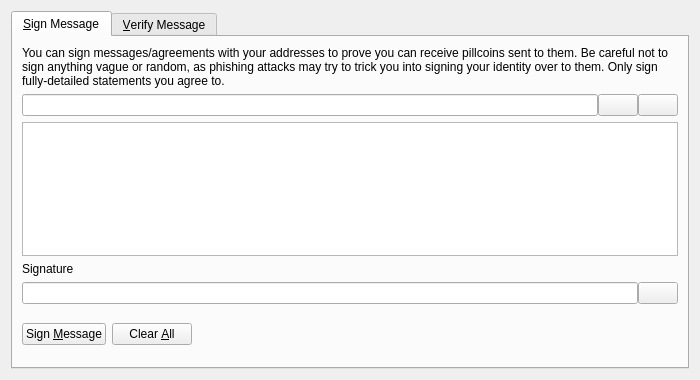
<?xml version="1.0" encoding="UTF-8"?>
<ui version="4.0">
 <class>SignVerifyMessageDialog</class>
 <widget class="QDialog" name="SignVerifyMessageDialog">
  <property name="geometry">
   <rect>
    <x>0</x>
    <y>0</y>
    <width>700</width>
    <height>380</height>
   </rect>
  </property>
  <property name="windowTitle">
   <string>Signatures - Sign / Verify a Message</string>
  </property>
  <property name="modal">
   <bool>true</bool>
  </property>
  <layout class="QVBoxLayout" name="verticalLayout">
   <item>
    <widget class="QTabWidget" name="tabWidget">
     <property name="currentIndex">
      <number>0</number>
     </property>
     <widget class="QWidget" name="tabSignMessage">
      <attribute name="title">
       <string>&amp;Sign Message</string>
      </attribute>
      <layout class="QVBoxLayout" name="verticalLayout_SM">
       <item>
        <widget class="QLabel" name="infoLabel_SM">
         <property name="text">
          <string>You can sign messages/agreements with your addresses to prove you can receive pillcoins sent to them. Be careful not to sign anything vague or random, as phishing attacks may try to trick you into signing your identity over to them. Only sign fully-detailed statements you agree to.</string>
         </property>
         <property name="textFormat">
          <enum>Qt::PlainText</enum>
         </property>
         <property name="wordWrap">
          <bool>true</bool>
         </property>
        </widget>
       </item>
       <item>
        <layout class="QHBoxLayout" name="horizontalLayout_1_SM">
         <property name="spacing">
          <number>0</number>
         </property>
         <item>
          <widget class="QValidatedLineEdit" name="addressIn_SM">
           <property name="toolTip">
            <string>The Pillcoin address to sign the message with</string>
           </property>
          </widget>
         </item>
         <item>
          <widget class="QPushButton" name="addressBookButton_SM">
           <property name="toolTip">
            <string>Choose previously used address</string>
           </property>
           <property name="text">
            <string/>
           </property>
           <property name="icon">
            <iconset resource="../bitcoin.qrc">
             <normaloff>:/icons/address-book</normaloff>:/icons/address-book</iconset>
           </property>
           <property name="shortcut">
            <string>Alt+A</string>
           </property>
           <property name="autoDefault">
            <bool>false</bool>
           </property>
          </widget>
         </item>
         <item>
          <widget class="QPushButton" name="pasteButton_SM">
           <property name="toolTip">
            <string>Paste address from clipboard</string>
           </property>
           <property name="text">
            <string/>
           </property>
           <property name="icon">
            <iconset resource="../bitcoin.qrc">
             <normaloff>:/icons/editpaste</normaloff>:/icons/editpaste</iconset>
           </property>
           <property name="shortcut">
            <string>Alt+P</string>
           </property>
           <property name="autoDefault">
            <bool>false</bool>
           </property>
          </widget>
         </item>
        </layout>
       </item>
       <item>
        <widget class="QPlainTextEdit" name="messageIn_SM">
         <property name="toolTip">
          <string>Enter the message you want to sign here</string>
         </property>
        </widget>
       </item>
       <item>
        <widget class="QLabel" name="signatureLabel_SM">
         <property name="text">
          <string>Signature</string>
         </property>
         <property name="textFormat">
          <enum>Qt::PlainText</enum>
         </property>
        </widget>
       </item>
       <item>
        <layout class="QHBoxLayout" name="horizontalLayout_2_SM">
         <property name="spacing">
          <number>0</number>
         </property>
         <item>
          <widget class="QLineEdit" name="signatureOut_SM">
           <property name="font">
            <font>
             <italic>true</italic>
            </font>
           </property>
           <property name="readOnly">
            <bool>true</bool>
           </property>
          </widget>
         </item>
         <item>
          <widget class="QPushButton" name="copySignatureButton_SM">
           <property name="toolTip">
            <string>Copy the current signature to the system clipboard</string>
           </property>
           <property name="text">
            <string/>
           </property>
           <property name="icon">
            <iconset resource="../bitcoin.qrc">
             <normaloff>:/icons/editcopy</normaloff>:/icons/editcopy</iconset>
           </property>
           <property name="autoDefault">
            <bool>false</bool>
           </property>
          </widget>
         </item>
        </layout>
       </item>
       <item>
        <layout class="QHBoxLayout" name="horizontalLayout_3_SM">
         <item>
          <widget class="QPushButton" name="signMessageButton_SM">
           <property name="toolTip">
            <string>Sign the message to prove you own this Pillcoin address</string>
           </property>
           <property name="text">
            <string>Sign &amp;Message</string>
           </property>
           <property name="icon">
            <iconset resource="../bitcoin.qrc">
             <normaloff>:/icons/edit</normaloff>:/icons/edit</iconset>
           </property>
           <property name="autoDefault">
            <bool>false</bool>
           </property>
          </widget>
         </item>
         <item>
          <widget class="QPushButton" name="clearButton_SM">
           <property name="toolTip">
            <string>Reset all sign message fields</string>
           </property>
           <property name="text">
            <string>Clear &amp;All</string>
           </property>
           <property name="icon">
            <iconset resource="../bitcoin.qrc">
             <normaloff>:/icons/remove</normaloff>:/icons/remove</iconset>
           </property>
           <property name="autoDefault">
            <bool>false</bool>
           </property>
          </widget>
         </item>
         <item>
          <spacer name="horizontalSpacer_1_SM">
           <property name="orientation">
            <enum>Qt::Horizontal</enum>
           </property>
           <property name="sizeHint" stdset="0">
            <size>
             <width>40</width>
             <height>48</height>
            </size>
           </property>
          </spacer>
         </item>
         <item>
          <widget class="QLabel" name="statusLabel_SM">
           <property name="font">
            <font>
             <weight>75</weight>
             <bold>true</bold>
            </font>
           </property>
           <property name="text">
            <string/>
           </property>
           <property name="wordWrap">
            <bool>true</bool>
           </property>
          </widget>
         </item>
         <item>
          <spacer name="horizontalSpacer_2_SM">
           <property name="orientation">
            <enum>Qt::Horizontal</enum>
           </property>
           <property name="sizeHint" stdset="0">
            <size>
             <width>40</width>
             <height>48</height>
            </size>
           </property>
          </spacer>
         </item>
        </layout>
       </item>
      </layout>
     </widget>
     <widget class="QWidget" name="tabVerifyMessage">
      <attribute name="title">
       <string>&amp;Verify Message</string>
      </attribute>
      <layout class="QVBoxLayout" name="verticalLayout_VM">
       <item>
        <widget class="QLabel" name="infoLabel_VM">
         <property name="text">
          <string>Enter the receiver's address, message (ensure you copy line breaks, spaces, tabs, etc. exactly) and signature below to verify the message. Be careful not to read more into the signature than what is in the signed message itself, to avoid being tricked by a man-in-the-middle attack. Note that this only proves the signing party receives with the address, it cannot prove sendership of any transaction!</string>
         </property>
         <property name="textFormat">
          <enum>Qt::PlainText</enum>
         </property>
         <property name="alignment">
          <set>Qt::AlignLeading|Qt::AlignLeft|Qt::AlignTop</set>
         </property>
         <property name="wordWrap">
          <bool>true</bool>
         </property>
        </widget>
       </item>
       <item>
        <layout class="QHBoxLayout" name="horizontalLayout_1_VM">
         <property name="spacing">
          <number>0</number>
         </property>
         <item>
          <widget class="QValidatedLineEdit" name="addressIn_VM">
           <property name="toolTip">
            <string>The Pillcoin address the message was signed with</string>
           </property>
          </widget>
         </item>
         <item>
          <widget class="QPushButton" name="addressBookButton_VM">
           <property name="toolTip">
            <string>Choose previously used address</string>
           </property>
           <property name="text">
            <string/>
           </property>
           <property name="icon">
            <iconset resource="../bitcoin.qrc">
             <normaloff>:/icons/address-book</normaloff>:/icons/address-book</iconset>
           </property>
           <property name="shortcut">
            <string>Alt+A</string>
           </property>
           <property name="autoDefault">
            <bool>false</bool>
           </property>
          </widget>
         </item>
        </layout>
       </item>
       <item>
        <widget class="QPlainTextEdit" name="messageIn_VM"/>
       </item>
       <item>
        <widget class="QValidatedLineEdit" name="signatureIn_VM"/>
       </item>
       <item>
        <layout class="QHBoxLayout" name="horizontalLayout_2_VM">
         <item>
          <widget class="QPushButton" name="verifyMessageButton_VM">
           <property name="toolTip">
            <string>Verify the message to ensure it was signed with the specified Pillcoin address</string>
           </property>
           <property name="text">
            <string>Verify &amp;Message</string>
           </property>
           <property name="icon">
            <iconset resource="../bitcoin.qrc">
             <normaloff>:/icons/transaction_0</normaloff>:/icons/transaction_0</iconset>
           </property>
           <property name="autoDefault">
            <bool>false</bool>
           </property>
          </widget>
         </item>
         <item>
          <widget class="QPushButton" name="clearButton_VM">
           <property name="toolTip">
            <string>Reset all verify message fields</string>
           </property>
           <property name="text">
            <string>Clear &amp;All</string>
           </property>
           <property name="icon">
            <iconset resource="../bitcoin.qrc">
             <normaloff>:/icons/remove</normaloff>:/icons/remove</iconset>
           </property>
           <property name="autoDefault">
            <bool>false</bool>
           </property>
          </widget>
         </item>
         <item>
          <spacer name="horizontalSpacer_1_VM">
           <property name="orientation">
            <enum>Qt::Horizontal</enum>
           </property>
           <property name="sizeHint" stdset="0">
            <size>
             <width>40</width>
             <height>48</height>
            </size>
           </property>
          </spacer>
         </item>
         <item>
          <widget class="QLabel" name="statusLabel_VM">
           <property name="font">
            <font>
             <weight>75</weight>
             <bold>true</bold>
            </font>
           </property>
           <property name="text">
            <string/>
           </property>
           <property name="wordWrap">
            <bool>true</bool>
           </property>
          </widget>
         </item>
         <item>
          <spacer name="horizontalSpacer_2_VM">
           <property name="orientation">
            <enum>Qt::Horizontal</enum>
           </property>
           <property name="sizeHint" stdset="0">
            <size>
             <width>40</width>
             <height>48</height>
            </size>
           </property>
          </spacer>
         </item>
        </layout>
       </item>
      </layout>
     </widget>
    </widget>
   </item>
  </layout>
 </widget>
 <customwidgets>
  <customwidget>
   <class>QValidatedLineEdit</class>
   <extends>QLineEdit</extends>
   <header>qt/qvalidatedlineedit.h</header>
  </customwidget>
 </customwidgets>
 <resources>
  <include location="../bitcoin.qrc"/>
 </resources>
 <connections/>
</ui>
